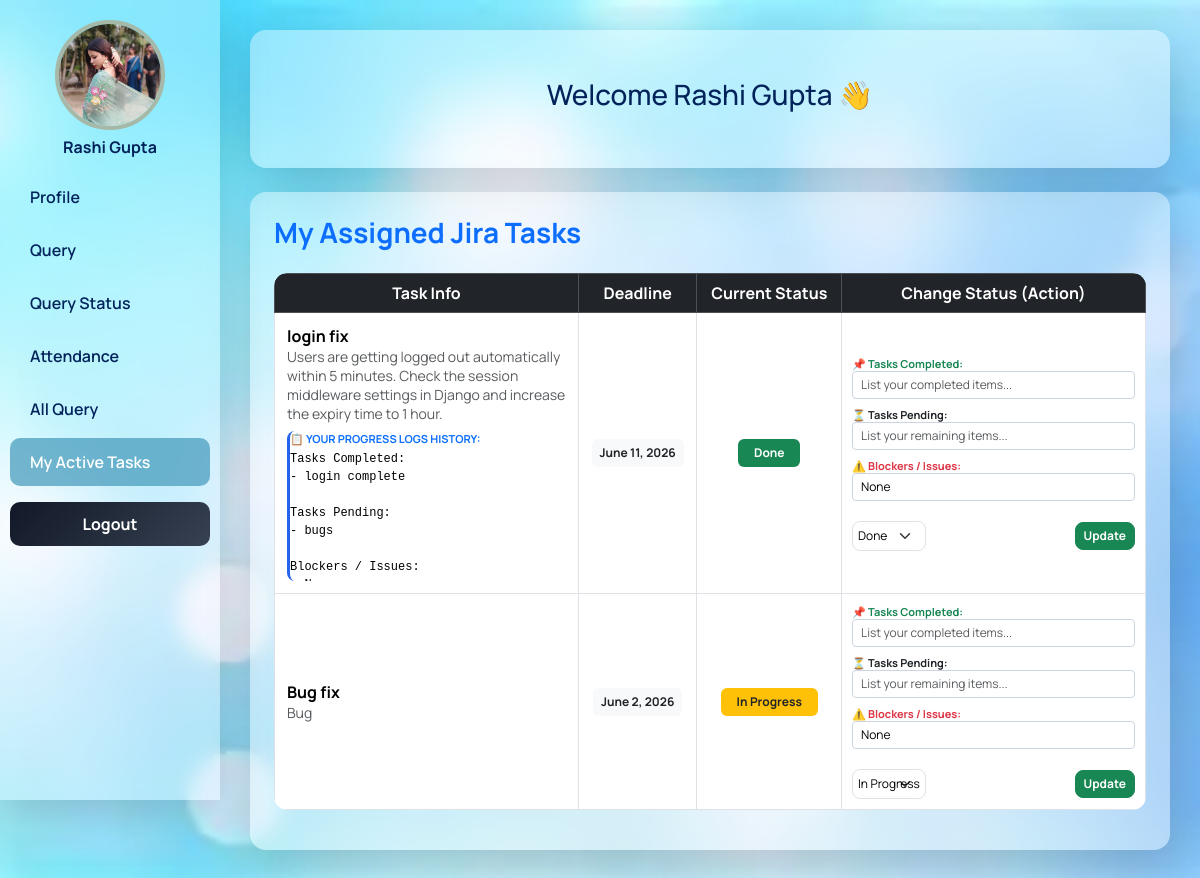
Page /dashboard/ (signed in) on the earlier database version.
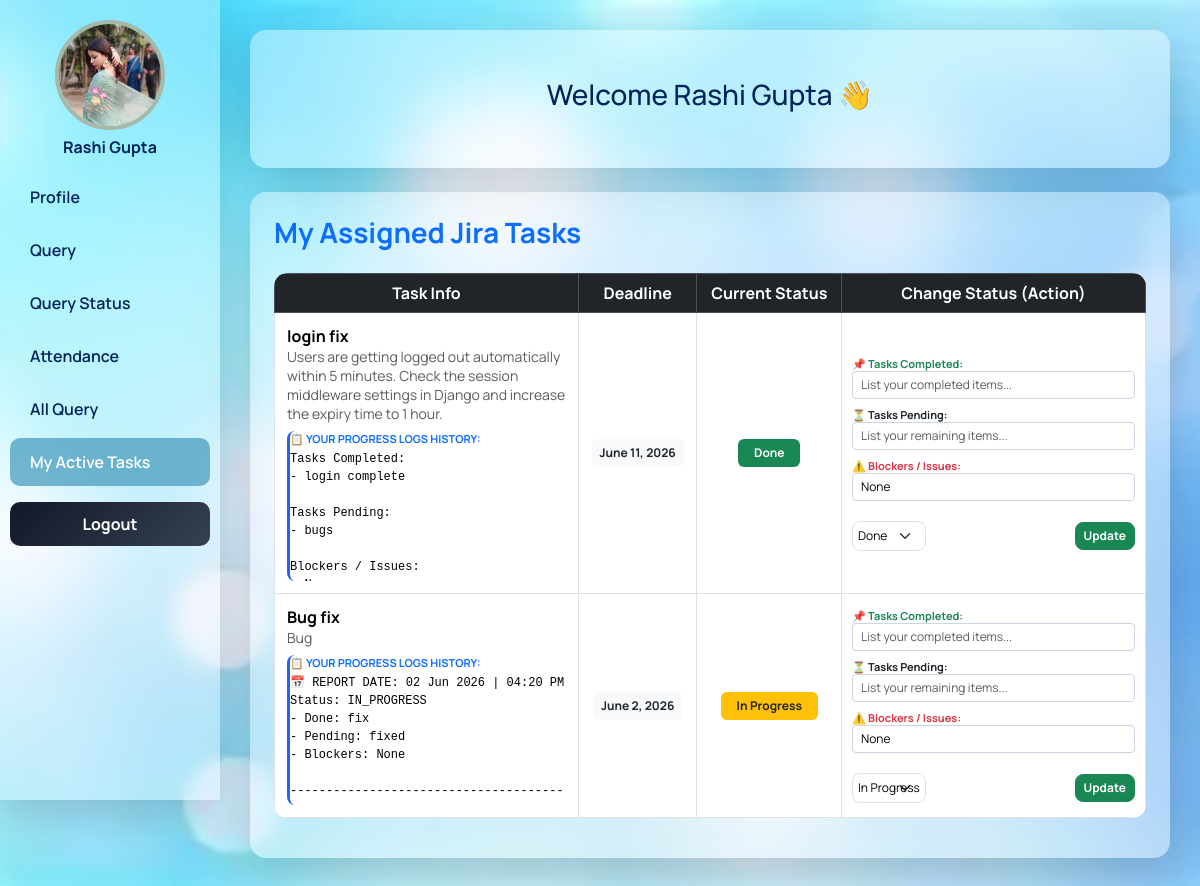
Same page on the later database version.
### app/models.py (models this page shows, shortened)
class AddEmployee(models.Model):
    name = models.CharField(
        max_length=100,
        validators=[MaxLengthValidator(10), MinLengthValidator(3)],
        error_messages={
            'min_length': 'Name must contain at least 3 characters.',
            'max_length': 'Name cannot exceed 20 characters.'
        }
    )
    email = models.EmailField(unique=True)
    contact = models.CharField(
        max_length=15,
        validators=[Emp_contact]
    )
    image = models.ImageField(
        upload_to='employee_images/',
        blank=True,
        null=True
    )
    password = models.CharField(max_length=128)
    department = models.CharField(max_length=50, null=True)
    d_code = models.CharField(max_length=20, null=True)
    d_des = models.CharField(max_length=50, null=True)
    joining_date = models.DateField(null=True, blank=True)
    salary = models.IntegerField(null=True, blank=True)

class Task(models.Model):
    STATUS_CHOICES = [
        ('TODO', 'To Do'),
        ('IN_PROGRESS', 'In Progress'),
        ('DONE', 'Done'),
    ]
    title = models.CharField(max_length=200)
    description = models.TextField()
    assigned_to = models.ForeignKey(AddEmployee, on_delete=models.CASCADE, related_name='tasks')
    status = models.CharField(max_length=20, choices=STATUS_CHOICES, default='TODO')
    created_at = models.DateTimeField(auto_now_add=True)
    due_date = models.DateField()
    progress_note = models.TextField(null=True, blank=True)

### app/views.py (the view)
# urls.py: path('dashboard/',dashboard,name='dashboard'),
def dashboard(req):
    if req.session.get('admin', None):
        data = req.session.get('admin')
        total_emp = new.objects.count()
        total_dep = dep.objects.count()
        total_query = Query.objects.count()
        total_tasks = Task.objects.count() # 🔥 Naya task count
        today = date.today()
        today_attendance = Attendance.objects.filter(date=today).count()
        return render(req, 'admindashboard.html', {
            'data': data,
            'total_emp': total_emp,
            'total_dep': total_dep,
            'total_query': total_query,
            'today_attendance': today_attendance,
            'total_tasks': total_tasks # 🔥 Template me bheja
        })
    elif req.session.get('user_id', None):
        id = req.session['user_id']
        userdata = new.objects.get(id=id)
        my_tasks = Task.objects.filter(assigned_to=userdata).order_by('-created_at')
        return render(req, 'userdashboard.html', {'data': userdata, 'my_tasks': my_tasks})
    else:
        return redirect('login')

### app/templates/userdashboard.html (shortened to what this page needs)
{% block contant %}
<!DOCTYPE html>
<html lang="en">
<head>
    <link href="https://cdn.jsdelivr.net/npm/bootstrap@5.3.2/dist/css/bootstrap.min.css" rel="stylesheet">
</head>
<body>
<div class="wrapper">
    <div class="sidebar shadow-lg">
        <div class="text-center mb-3 px-2">
            {% if data.image %}
            <img src="{{ data.image.url }}" class="profile-img mb-2">
            {% else %}
            <div class="profile-img mb-2 d-block mx-auto" style="background:#fff;"></div>
            {% endif %}
            <h6 style="color:#02225a;font-weight:700;">{{ data.name }}</h6>
        </div>
        <a href="{% url 'profile' %}" class="{% if section == 'profile' %}active{% endif %}">Profile</a>
        <a href="{% url 'query' %}" class="{% if section == 'query' %}active{% endif %}">Query</a>
        <a href="{% url 'query_status' %}" class="{% if section == 'query_status' %}active{% endif %}">Query Status</a>
        <a href="{% url 'my_attendance' %}" class="{% if section == 'attendance' %}active{% endif %}">Attendance</a>
        <a href="{% url 'all_query' %}" class="{% if section == 'all-query' %}active{% endif %}">All Query</a>
        <a href="{% url 'dashboard' %}" class="{% if my_tasks %}active{% endif %}"> My Active Tasks</a>
        <div class="sidebar-logout">
            <form method="post" action="{% url 'logout' %}">
                <button type="submit">Logout</button>
            </form>
        </div>
    </div>
    <div class="main-content">
        {% if not section %}
        <div class="glass shadow-lg p-5 text-center">
            <h3>Welcome {{ data.name }} 👋</h3>
        </div>
        {% endif %}
       {% if my_tasks %}
        <div id="jira_tasks" class="mt-4">
            <div class="glass shadow-lg p-4">
                <h3 class="mb-4 fw-bold text-primary"> My Assigned Jira Tasks</h3>
                <div class="table-responsive">
                    <table class="table table-bordered table-hover text-center align-middle" style="background:rgba(255,255,255,0.55); backdrop-filter:blur(12px); border-radius:14px; overflow:hidden;">
                        <thead class="table-dark" style="background:linear-gradient(135deg,#03161e,#15596d);">
                            <tr>
                                <th>Task Info</th>
                                <th>Deadline</th>
                                <th>Current Status</th>
                                <th>Change Status (Action)</th>
                            </tr>
                        </thead>
                        <tbody>
                            {% for t in my_tasks %}
<tr style="background:rgba(255,255,255,0.7);">
    <td class="text-start" style="padding:12px; color:#000 !important;">
        <strong>{{ t.title }}</strong><br>
        <small class="text-muted">{{ t.description }}</small>
        {% if t.progress_note %}
        <div class="mt-2 p-2.5 text-start" style="border-left: 3px solid #2563eb; background-color: rgba(255,255,255,0.6); border-radius: 8px; max-height: 150px; overflow-y: auto;">
            <strong class="text-primary d-block mb-1" style="font-size: 11px;">📋 YOUR PROGRESS LOGS HISTORY:</strong>
            <div style="font-size: 12px; font-family: monospace; white-space: pre-line; color: #000; line-height: 1.5;">{{ t.progress_note }}</div>
        </div>
        {% endif %}
    </td>
                                <td style="color:#000 !important;"><span class="badge bg-light text-dark p-2">{{ t.due_date }}</span></td>
                                <td style="color:#000 !important;">
                                    {% if t.status == 'TODO' %}
                                        <span class="badge bg-secondary px-3 py-2">To Do</span>
                                    {% elif t.status == 'IN_PROGRESS' %}
                                        <span class="badge bg-warning text-dark px-3 py-2">In Progress</span>
                                    {% else %}
                                        <span class="badge bg-success px-3 py-2">Done</span>
                                    {% endif %}
                                </td>
                              <td style="padding:10px; min-width: 280px;">
    <form action="{% url 'update_task_status' t.id %}" method="post" class="d-flex flex-column gap-2 align-items-stretch">
        <div class="w-100 d-flex flex-column gap-2 text-start mb-2">
            <div>
                <label class="form-label mb-0 fw-bold text-success" style="font-size: 11px;">📌 Tasks Completed:</label>
                <input type="text" name="completed_tasks" class="form-control form-control-sm" style="font-size: 12px; background: #fff !important; border: 1px solid #cbd5e1 !important; color: #000;" placeholder="List your completed items..." required>
            </div>
            <div>
                <label class="form-label mb-0 fw-bold text-warning text-dark" style="font-size: 11px;">⏳ Tasks Pending:</label>
                <input type="text" name="pending_tasks" class="form-control form-control-sm" style="font-size: 12px; background: #fff !important; border: 1px solid #cbd5e1 !important; color: #000;" placeholder="List your remaining items..." required>
            </div>
            <div>
                <label class="form-label mb-0 fw-bold text-danger" style="font-size: 11px;">⚠️ Blockers / Issues:</label>
                <input type="text" name="issues_tasks" class="form-control form-control-sm" style="font-size: 12px; background: #fff !important; border: 1px solid #cbd5e1 !important; color: #000;" value="None" placeholder="Any technical blockers?" required>
            </div>
        </div>
        <div class="d-flex gap-2 align-items-center justify-content-between mt-1">
            <select name="status" class="form-select form-select-sm" style="width: auto !important; padding: 5px; border-radius: 8px; color:#000; font-size: 12px;">
                <option value="IN_PROGRESS" {% if t.status == 'IN_PROGRESS' %}selected{% endif %}>In Progress</option>
                <option value="DONE" {% if t.status == 'DONE' %}selected{% endif %}>Done</option>
            </select>
            <button type="submit" class="btn btn-sm btn-success px-2 py-1" style="border-radius: 8px; font-size:12px; font-weight: bold;">Update</button>
        </div>
    </form>
</td>
                            </tr>
                            {% empty %}
                            <tr>
                                <td colspan="4" class="text-muted py-4" style="color:#000 !important;">No tasks pending for you. Great job!</td>
                            </tr>
                            {% endfor %}
                        </tbody>
                    </table>
                </div>
            </div>
        </div>
        {% endif %}
        </div>
     </div>
</body>
</html>
{% endblock contant %}

### app/templates/userdashboard.html (style rules this page uses)
* { margin:0; padding:0; box-sizing:border-box; font-family:'Manrope',sans-serif; }
html, body { overflow-x:hidden; }
body { background: url('/static/images/new django.webp') no-repeat center center fixed; background-size: cover; min-height: 100vh; }
.wrapper { display:flex; width:100%; min-height:100vh; }
.sidebar { width:220px; min-width:220px; height:100vh; position:fixed; top:0; left:0; padding-top:20px; background:rgba(255,255,255,0.3); backdrop-filter:blur(10px); z-index:999; overflow-y:auto; transition:0.3s ease; }
.glass { background:rgba(255,255,255,0.4); backdrop-filter:blur(10px); border-radius:16px; color:#02225a; }
.profile-img { width:110px; height:110px; border-radius:50%; object-fit:cover; border:4px solid #a6b8a8; }
.sidebar a { display:block; padding:12px 20px; color:#02225a; text-decoration:none; font-weight:600; border-radius:10px; margin:5px 10px; transition:0.2s ease; }
.sidebar a:hover, .sidebar a.active { background:rgba(66,152,185,0.7); color:#fff; }
.sidebar-logout { margin:16px 10px 0; text-align:center; }
.sidebar-logout button { width:100%; border-radius:10px; padding:10px; font-weight:700; border:none; background:linear-gradient(135deg,#111827,#374151); color:white; transition:0.2s ease; cursor:pointer; }
.main-content { margin-left:220px; padding:30px; width:calc(100% - 220px); min-height:100vh; transition:0.3s ease; }
.table-responsive { overflow-x:auto; -webkit-overflow-scrolling:touch; border-radius:12px; }
table { white-space:nowrap; }
#jira_tasks table tbody td:nth-child(1) { white-space: normal !important; max-width: 280px !important; word-break: break-word !important; }

Differences in the rows shown:
changed Task "Bug fix": progress_note (not shown) → "📅 REPORT DATE: 02 Jun 2026 | 04:20 PM Status: IN_PROGRESS - Done: fix - Pending: fixed - Blockers: None…"
